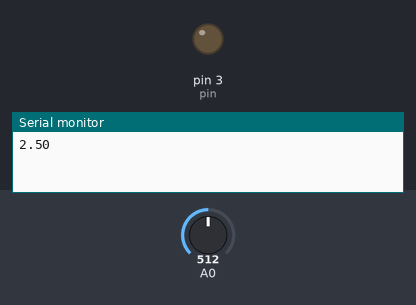
Recording of a sketch running on a simulated Arduino Uno, built with avr-gcc and run on an emulated ATmega328P. Shown: output pins drawn as LEDs (lit = HIGH), the last lines printed to the serial monitor. Inputs (shaded band) come from the test bench; at power-on: A0 = 512.

Above: at 0.1 s.
At 30.1 s:
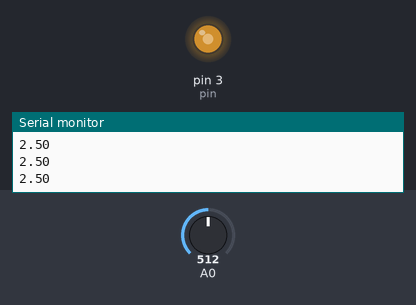
At 60.1 s:
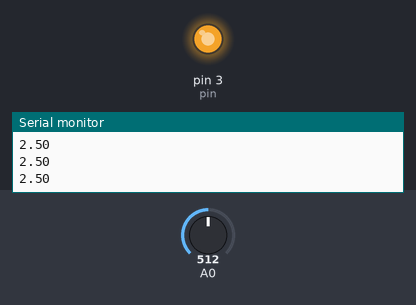
At 125.1 s:
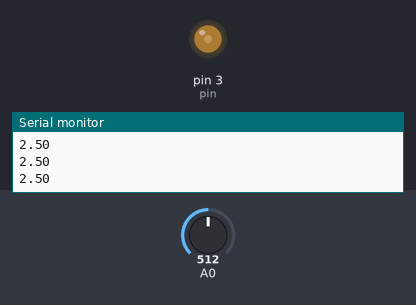
Timing chart, 0 to 126.6 s (numbered marks = the images above):
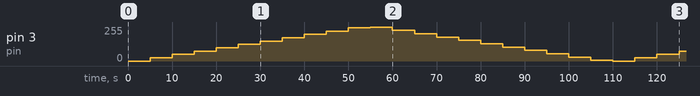

Measured:
- by itself, pin 3 (pin): 0/255 → 25/255 at 5.0 s, → 50/255 5.0 s later, → 75/255 5.0 s later, → 100/255 5.0 s later, … (25 changes in this stretch)

The sketch:

soru2.ino
```cpp
int pin = 3;


void setup() {

  Serial.begin(9600);
  pinMode(3,OUTPUT);

}

void loop() {
  for(int i=0;i<255;i+=25)
  {
    analogWrite(pin,i);
    int sensorDegeri = analogRead(A0);
    float voltaj = sensorDegeri *(5.0/1023.0);
    Serial.println(voltaj);
    delay(5000);
  }
  for(int i=255;i>=0;i-=25)
  {
    analogWrite(pin,i);
    int sensorDegeri2= analogRead(A0);
    float voltaj = sensorDegeri2 * (5.0/1023.0);
    Serial.println(voltaj);
    delay(5000);
  }

}
```
